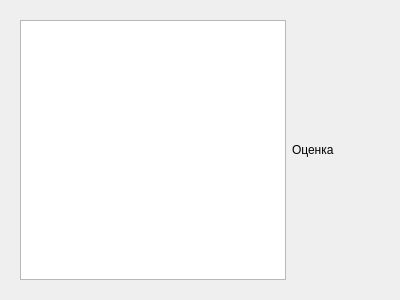
<?xml version="1.0" encoding="UTF-8"?>
<ui version="4.0">
 <class>Form</class>
 <widget class="QWidget" name="Form">
  <property name="geometry">
   <rect>
    <x>0</x>
    <y>0</y>
    <width>400</width>
    <height>300</height>
   </rect>
  </property>
  <property name="windowTitle">
   <string>Form</string>
  </property>
  <layout class="QHBoxLayout" name="horizontalLayout_3">
   <item>
    <widget class="QWidget" name="widget" native="true">
     <layout class="QHBoxLayout" name="horizontalLayout_2">
      <item>
       <layout class="QHBoxLayout" name="horizontalLayout" stretch="3,1">
        <item>
         <widget class="QTableView" name="tableView"/>
        </item>
        <item>
         <widget class="QLabel" name="label">
          <property name="text">
           <string>Оценка</string>
          </property>
         </widget>
        </item>
       </layout>
      </item>
     </layout>
    </widget>
   </item>
  </layout>
 </widget>
 <resources/>
 <connections/>
</ui>
